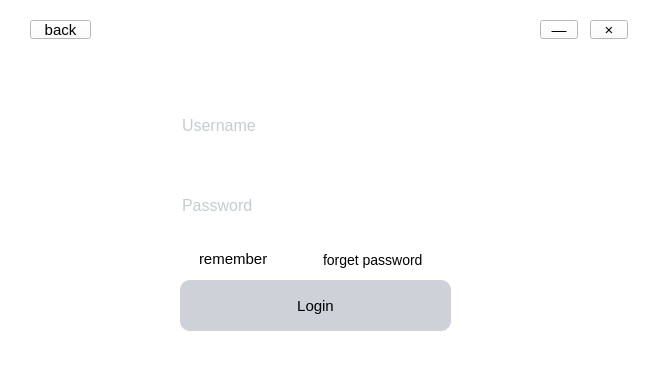
<?xml version="1.0" encoding="UTF-8"?>
<ui version="4.0">
 <class>Login</class>
 <widget class="QWidget" name="Login">
  <property name="geometry">
   <rect>
    <x>0</x>
    <y>0</y>
    <width>652</width>
    <height>392</height>
   </rect>
  </property>
  <property name="baseSize">
   <size>
    <width>4</width>
    <height>0</height>
   </size>
  </property>
  <property name="windowTitle">
   <string>Widget</string>
  </property>
  <property name="styleSheet">
   <string notr="true">QWidget{
background:rgb(255, 255, 255);
font-size:15px;
font-style:MingLiU-ExtB;
}
QFrame{
border:sold 10px rgba(0,0,0);
background-image: url(:/ico/background.png);
}
QLineEdit{
color:#8d98a1;
background-color:#405361;
font-size:16px;
border-style:outset;
border-radius:10px;
font-style:MingLiU-ExtB;
}
QPushButton{
background:#ced1d8;
border-style:outset;
border-radius:10px;
font-style:MingLiU-ExtB;
}
QPushButton:pressed{
background-color:rgb(224,0,0);
border-style:inset;
font-style:MingLiU-ExtB;
}
QCheckBox{
background:rgba(85,170,255,0);
color:black;
font-style:MingLiU-ExtB;
}
QLabel{
background:rgba(85,170,255,0);
color:black;
font-style:MingLiU-ExtB;
font-size:14px;
}
</string>
  </property>
  <widget class="QFrame" name="frame">
   <property name="geometry">
    <rect>
     <x>10</x>
     <y>10</y>
     <width>631</width>
     <height>371</height>
    </rect>
   </property>
   <property name="styleSheet">
    <string notr="true"/>
   </property>
   <property name="frameShape">
    <enum>QFrame::StyledPanel</enum>
   </property>
   <property name="frameShadow">
    <enum>QFrame::Raised</enum>
   </property>
   <widget class="QLineEdit" name="lineEdit">
    <property name="geometry">
     <rect>
      <x>170</x>
      <y>90</y>
      <width>271</width>
      <height>51</height>
     </rect>
    </property>
    <property name="styleSheet">
     <string notr="true">background-color: rgb(255, 255, 255);</string>
    </property>
    <property name="placeholderText">
     <string>Username</string>
    </property>
   </widget>
   <widget class="QLineEdit" name="lineEdit_2">
    <property name="geometry">
     <rect>
      <x>170</x>
      <y>170</y>
      <width>271</width>
      <height>51</height>
     </rect>
    </property>
    <property name="styleSheet">
     <string notr="true">background-color: rgb(255, 255, 255);</string>
    </property>
    <property name="placeholderText">
     <string>Password</string>
    </property>
   </widget>
   <widget class="QLabel" name="label_2">
    <property name="geometry">
     <rect>
      <x>313</x>
      <y>240</y>
      <width>121</width>
      <height>20</height>
     </rect>
    </property>
    <property name="text">
     <string>forget password</string>
    </property>
   </widget>
   <widget class="QCheckBox" name="checkBox">
    <property name="geometry">
     <rect>
      <x>170</x>
      <y>240</y>
      <width>101</width>
      <height>18</height>
     </rect>
    </property>
    <property name="text">
     <string>remember</string>
    </property>
   </widget>
   <widget class="QPushButton" name="login">
    <property name="geometry">
     <rect>
      <x>170</x>
      <y>270</y>
      <width>271</width>
      <height>51</height>
     </rect>
    </property>
    <property name="text">
     <string>Login</string>
    </property>
    <property name="default">
     <bool>false</bool>
    </property>
   </widget>
   <widget class="QToolButton" name="close">
    <property name="geometry">
     <rect>
      <x>580</x>
      <y>10</y>
      <width>38</width>
      <height>19</height>
     </rect>
    </property>
    <property name="text">
     <string>×</string>
    </property>
   </widget>
   <widget class="QToolButton" name="minimized">
    <property name="geometry">
     <rect>
      <x>530</x>
      <y>10</y>
      <width>38</width>
      <height>19</height>
     </rect>
    </property>
    <property name="text">
     <string>—</string>
    </property>
   </widget>
   <widget class="QToolButton" name="back">
    <property name="geometry">
     <rect>
      <x>20</x>
      <y>10</y>
      <width>61</width>
      <height>19</height>
     </rect>
    </property>
    <property name="text">
     <string>back</string>
    </property>
   </widget>
  </widget>
 </widget>
 <layoutdefault spacing="6" margin="11"/>
 <resources/>
 <connections/>
</ui>
